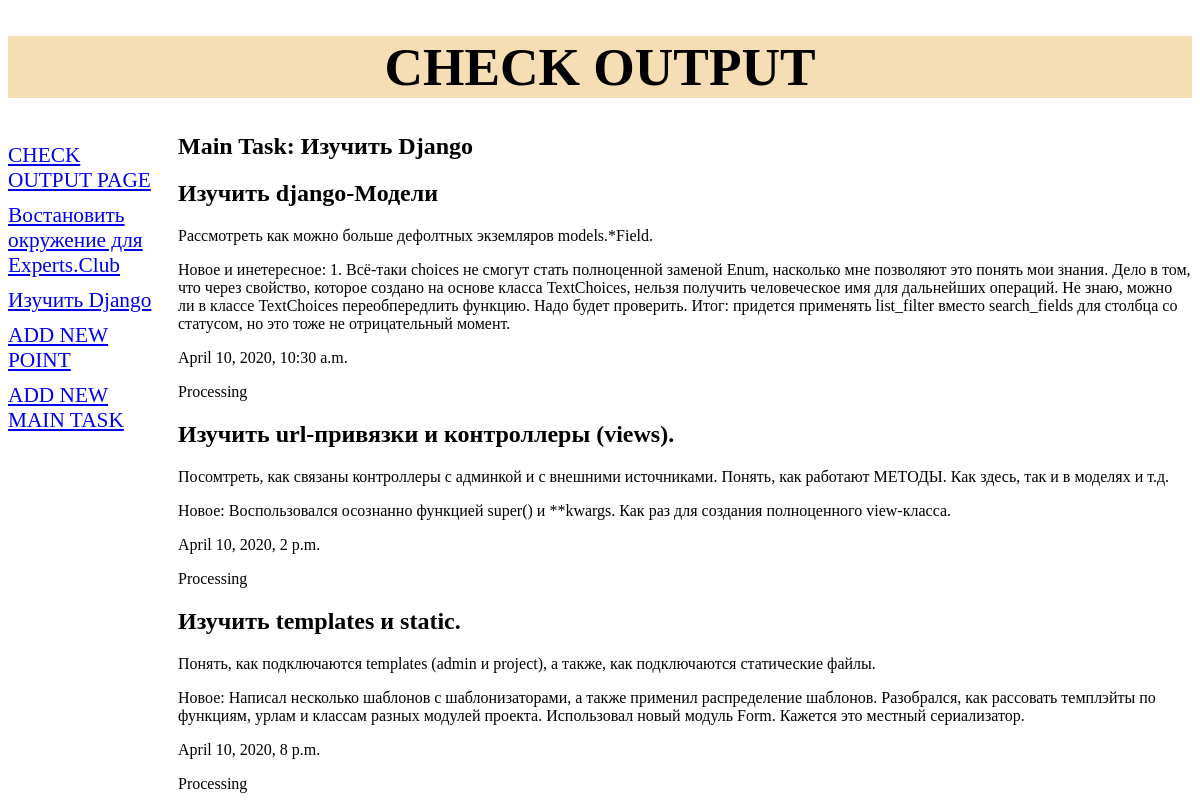
Screenshot of /workpoint/1/ with the database file from the repository.
### workpoint/models.py (models this page shows, shortened)
class MainTask(models.Model):
    class Meta:
        verbose_name = 'Main Task'
        verbose_name_plural = 'Main Tasks'
        ordering = ['-date_init']
    title = models.CharField('Title', max_length=50)
    description = models.TextField('Description', null=True, blank=True)
    date_init = models.DateTimeField('Beggining date', db_index=True)
    class Status(models.TextChoices):
        NEW = 'n', _('New')
        PROCESSING = 'p', _('Processing')
        DONE = 'd', _('Done')
    status = models.CharField('Status', max_length=1, choices=Status.choices, default=Status.NEW)

class Point(models.Model):
    class Meta:
        verbose_name = 'Point'
        verbose_name_plural = "Points"
    tag = models.CharField('tag', max_length=50)
    description = models.TextField('Description', null=True, blank=True)
    resolution = models.TextField('Resolution', null=True, blank=True)
    class Status(models.TextChoices):
        NEW = 'n', _('New')
        PROCESSING = 'p', _('Processing')
        DONE = 'd', _('Done')
    status = models.CharField('Status', max_length=1, choices=Status.choices, default=Status.NEW)
    date_init = models.DateTimeField('Beggining date', db_index=True)
    maintask = models.ForeignKey('MainTask', on_delete=models.CASCADE, null=True, verbose_name='MainTasks')

### workpoint/views.py (the view)
# urls.py: path('<int:maintask_id>/', by_maintask, name='by_maintask'),
def by_maintask(request, maintask_id):
    points = Point.objects.filter(maintask=maintask_id)
    maintasks = MainTask.objects.all()
    current_maintask = MainTask.objects.get(pk=maintask_id)
    context = {
        "points": points,
        "maintasks": maintasks,
        "current_maintask": current_maintask,
    }
    return render(request, "workpoint/by_maintask.html", context)

### workpoint/templates/workpoint/by_maintask.html (shortened to what this page needs)
{% extends "layout/basic.html" %}
{% block content %}
<h2>Main Task: {{ current_maintask.title }}</h2>
{% for point in points %}
<div>
    <h2>{{ point.tag }}</h2>
    <p>{{ point.description }}</p>
    <p>{{ point.resolution }}</p>
    <p>{{ point.date_init }}</p>
    <p> {% if point.status == 'p'  %}
        Processing
        {% elif point.status == 'd' %}
        Done
        {% else %}
        New
        {% endif %}
    </p>
</div>
{% endfor %}
{% endblock %}

### workpoint/templates/workpoint/layout/basic.html (shortened to what this page needs)
{% load static %}
<!DOCTYPE html>
<html lang="en">
<head>
    <link rel="stylesheet" type="text/css" href="{% static 'workpoint/style.css'%}">
</head>
<body>
    <header>
        <h1>CHECK OUTPUT</h1>
    </header>
    <nav>
        <a href="{% url 'index' %}">CHECK OUTPUT PAGE</a>
        {% for maintask in maintasks %}
        <a href="{% url 'by_maintask' maintask.pk %}">{{ maintask.title }}</a>
        {% endfor %}
        <a href="{% url 'add' %}">ADD NEW POINT</a>
        <a href="{% url 'addmaintask' %}">ADD NEW MAIN TASK</a>
    </nav>
    <section>
        {% block content %}
        {% endblock %}
    </section>
</body>
</html>

### workpoint/static/workpoint/style.css (style rules this page uses)
header h1 { font-size: 40pt; text-transform: uppercase; text-align: center; background-color: wheat; }
nav { font-size: 16pt; width: 150px; float: left; }
nav a { display: block; margin: 10px 0px; }
section { margin-left: 170px; }

### rows the page displays
MainTask: title "Востановить окружение для Experts.Club"
MainTask: title "Изучить Django"
Point: tag "Изучить django-Модели", description "Рассмотреть как можно больше дефолтных экземляров models.*Field.", resolution "Новое и инетересное: 1. Всё-таки choices не смогут стать полноценной заменой Enum, насколько мне позволяют это понять мои знания. Дело в том, что через свойство, которое создано на основе класса TextChoices, нельзя получить человеческое имя для дальнейших операций. Не знаю, можно ли в классе TextChoices переобпередлить функцию. Надо будет проверить. Итог: придется применять list_filter вместо search_fields для столбца со статусом, но это тоже не отрицательный момент.", date_init "April 10, 2020, 10:30 a.m.", status "Processing"
Point: tag "Изучить url-привязки и контроллеры (views).", description "Посомтреть, как связаны контроллеры с админкой и с внешними источниками. Понять, как работают МЕТОДЫ. Как здесь, так и в моделях и т.д.", resolution "Новое: Воспользовался осознанно функцией super() и **kwargs. Как раз для создания полноценного view-класса.", date_init "April 10, 2020, 2 p.m.", status "Processing"
Point: tag "Изучить templates и static.", description "Понять, как подключаются templates (admin и project), а также, как подключаются статические файлы.", resolution "Новое: Написал несколько шаблонов с шаблонизаторами, а также применил распределение шаблонов. Разобрался, как рассовать темплэйты по функциям, урлам и классам разных модулей проекта. Использовал новый модуль Form. Кажется это местный сериализатор.", date_init "April 10, 2020, 8 p.m.", status "Processing"
